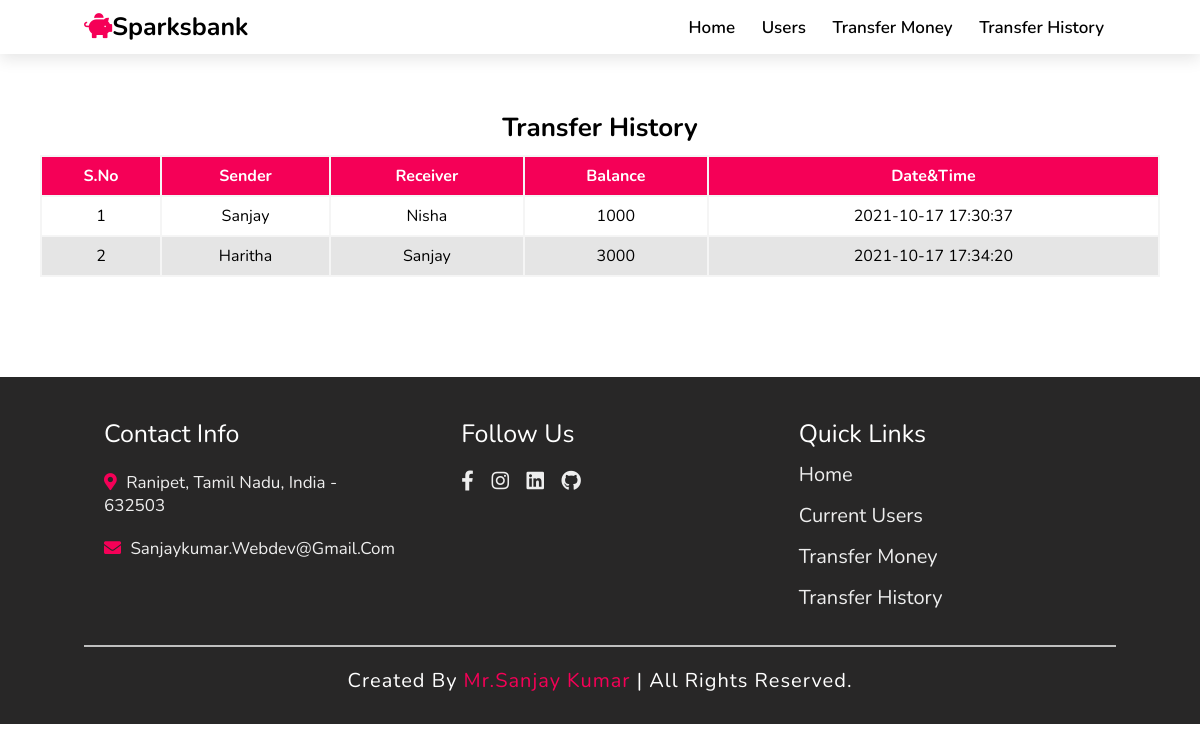
Screenshot of /transferhistory.php with the database file from the repository.
### tables this page shows
CREATE TABLE `transaction` (
  `sno` int(3) NOT NULL,
  `sender` text NOT NULL,
  `receiver` text NOT NULL,
  `balance` int(8) NOT NULL,
  `datetime` datetime NOT NULL DEFAULT current_timestamp()
);

### transferhistory.php (the view, shortened to what this page needs)
<!DOCTYPE html>
<html lang="en">
<head>
    <link rel="stylesheet" href="css/style.css">
    <link rel="stylesheet" href="https://cdnjs.cloudflare.com/ajax/libs/font-awesome/5.15.2/css/all.min.css">
    <link href="https://unpkg.com/aos@2.3.1/dist/aos.css" rel="stylesheet">
</head>
<body>
    <header>
        <a href="#" class="logo"><i class="fas fa-piggy-bank"></i>Sparksbank</a>
        <nav class="navbar">
            <a href="index.php">Home</a>
            <a href="users.php">users</a>
            <a href="transfermoney.php">transfer money</a>
            <a href="transferhistory.php">transfer history</a>
        </nav>
    </header>
    <div class="table_container" data-aos="fade-down">
        <h2 class="heading">Transfer History</h2>
        <table class="table">
            <thead>
                <tr>
                    <th>S.No</th>
                    <th>Sender</th>
                    <th>Receiver</th>
                    <th>Balance</th>
                    <th>Date&Time</th>
                </tr>
            </thead>
            <tbody>
                <?php
                include 'conn.php';
                $sql = "select * from transaction";
                $query = mysqli_query($conn, $sql);
                while ($rows = mysqli_fetch_assoc($query)) {
                ?>
                    <tr>
                        <td data-label="S.No"><?php echo $rows['sno']; ?></td>
                        <td data-label="Sender"><?php echo $rows['sender']; ?></td>
                        <td data-label="Receiver"><?php echo $rows['receiver']; ?></td>
                        <td data-label="Balance"><?php echo $rows['balance']; ?> </td>
                        <td data-label="Date&time"><?php echo $rows['datetime']; ?></td>
                    </tr>
                <?php
                }
                ?>
            </tbody>
        </table>
    </div>
    <div class="footer">
        <div class="box-container">
            <div class="box" data-aos="fade-down">
                <h3>contact info</h3>
                <p> <i class="fas fa-map-marker-alt"></i> ranipet, Tamil Nadu, India - 632503</p>
                <p> <i class="fas fa-envelope"></i> sanjaykumar.webdev@gmail.com</p>
            </div>
            <div class="box" data-aos="fade-down">
                <h3>follow us</h3>
                <a href="https://www.facebook.com/profile.php?id=100007187738996" class="fab fa-facebook-f"></a>
                <a href="https://instagram.com/may_be_your_friend?utm_medium=copy_link" class="fab fa-instagram"></a>
                <a href="https://www.linkedin.com/in/sanjay-kumar-442726220/" class="fab fa-linkedin"></a>
                <a href="https://github.com/sanjaykumar-webdev" class="fab fa-github"></a>
            </div>
            <div class="box" data-aos="fade-down">
                <h3>quick links</h3>
                <a href="index.php">home</a><br><br>
                <a href="Users.php">Current users</a><br> <br>
                <a href="transfermoney.php">transfer Money</a><br> <br>
                <a href="transferhistory.php">transfer history</a><br> <br>
            </div>
        </div>
        <h1 class="credit">Created by <a href="#">Mr.Sanjay Kumar</a> | all rights reserved. </h1>
    </div>
</body>
</html>

### css/style.css (style rules this page uses)
:root { --txt: #f50057; --nav: 0 0.5rem 1.5rem rgba(0, 0, 0, 0.1); }
* { font-family: "Nunito", sans-serif; padding: 0%; margin: 0%; border: none; outline: none; box-sizing: border-box; text-transform: capitalize; text-decoration: none; transition: all 0.2s linear; }
html { font-size: 62.5%; overflow-x: hidden; scroll-behavior: smooth; }
header { position: fixed; width: 100%; top: 0; left: 0; right: 0; background: #fff; padding: 1rem 7%; display: flex; align-items: center; justify-content: space-between; z-index: 1000; box-shadow: var(--nav); }
header .logo { color: black; font-size: 2.5rem; font-weight: bolder; }
header .logo i { color: var(--txt); }
header i { color: black; font-size: 2.5rem; font-weight: bolder; }
header .navbar a { font-size: 1.7rem; border-radius: 0.5rem; padding: 0.5rem 1.2rem; color: black; font-weight: 600; }
.footer { background: #282727; padding: 1rem 7%; }
.footer .box-container { display: flex; flex-wrap: wrap; }
.footer .box-container .box { flex: 1 1 25rem; margin: 2rem; }
.footer .box-container .box h3 { font-size: 2.5rem; color: #fff; padding: 1rem 0; font-weight: normal; }
.footer .box-container .box p { font-size: 1.7rem; color: #eee; padding: 1rem 0; }
.footer .box-container .box a { font-size: 1rem; color: #eee; margin-top: 1rem; margin-right: 1rem; }
.footer .box:nth-child(2) { margin-left: 4rem; }
.footer .box-container .box p i { padding-right: 0.5rem; color: var(--txt); }
.footer .box-container .box a { padding-right: 0.5rem; font-size: 2rem; }
.footer .credit { font-size: 2rem; text-align: center; border-top: 0.2rem solid rgba(255, 255, 255, 0.7); padding: 2rem 1rem; font-weight: normal; letter-spacing: 0.1rem; color: #fff; }
.footer .credit a { color: var(--txt); }
.table_container { margin: 10rem 4rem; text-align: center; }
.table_container .heading { font-size: 2.6rem; padding: 1rem 0; }
.table { width: 100%; border-collapse: collapse; }
.table td, .table th { padding: 8px 4px; border: 2px solid whitesmoke; text-align: center; font-size: 16px; }
.table th { background-color: var(--txt); color: #ffffff; }
.table tbody tr:nth-child(even) { background-color: rgba(0, 0, 0, 0.1); }

### rows the page displays
transaction: sno "1", sender "Sanjay", receiver "Nisha", balance "1000", datetime "2021-10-17 17:30:37"
transaction: sno "2", sender "Haritha", receiver "Sanjay", balance "3000", datetime "2021-10-17 17:34:20"
